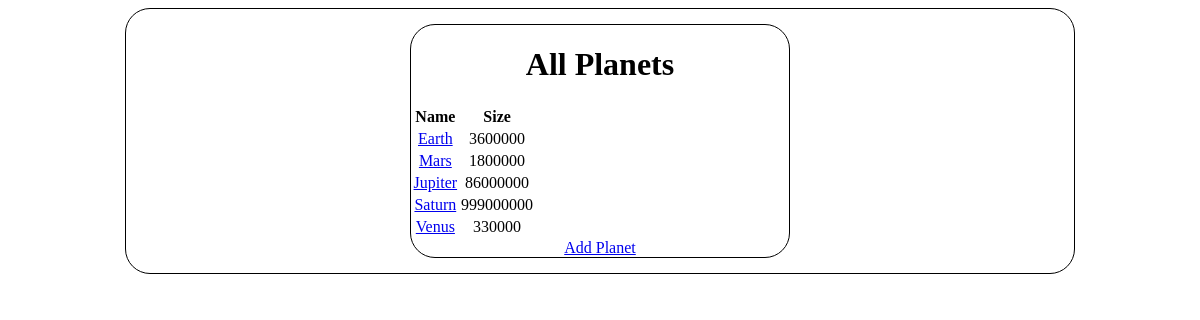
The page /planets on the database as committed earlier.
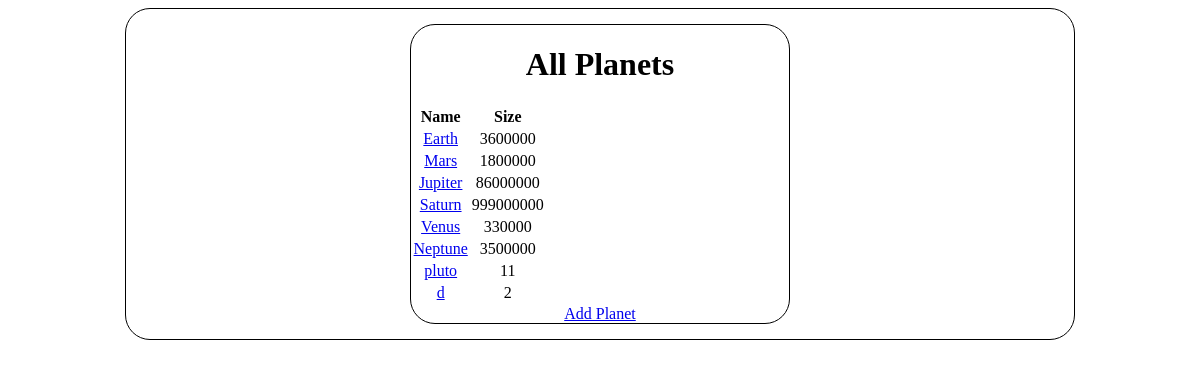
The same page on the database as committed later.
### first_app/models.py (models this page shows)
class Planet(models.Model):
    name = models.CharField(max_length=55)
    size = models.IntegerField()
    created_at = models.DateTimeField(auto_now_add=True)
    updated_at = models.DateTimeField(auto_now=True)
    objects = PlanetManager()
    def __repr__(self):
        return f'<Planet name: { self.name }>'

### first_app/views.py (the view)
# urls.py: path('planets', views.index),
def index(request):
    all_planets = Planet.objects.all()
    print(all_planets)
    context = {
        'planets': all_planets
    }
    return render(request, 'first_app/index.html', context)

### first_app/templates/first_app/index.html (shortened to what this page needs)
<!DOCTYPE html>
<html lang="en">
<head>
    {% load static %}
    <link rel="stylesheet" href="{% static 'style/index.css' %}">
</head>
<body>
    <div class="flex-container">
        <div>
            <h1>All Planets</h1>
            <table>
                <thead>
                    <tr>
                        <th>Name</th>
                        <th>Size</th>
                    </tr>
                </thead>
                <tbody>
                    {% for p in planets %}
                        <tr>
                            <td><a href="/planets/{{ p.id }}">{{ p.name }}</a></td>
                            <td>{{ p.size }}</td>
                        </tr>
                    {% endfor %}
                </tbody>
            </table>
            <a href="/planets/new">Add Planet</a>
        </div>
    </div>
</body>
</html>

### first_app/static/style/index.css (style rules this page uses)
body { display: flex; justify-content: center; }
.flex-container { display: flex; width: 80%; justify-content: center; }
.flex-container > div { width: 40%; text-align: center; margin: 15px; }
div { border: 1px solid black; border-radius: 25px; }

Rows that differ between the two databases and show on the page:
added Planet: name "Neptune", size "3500000"
added Planet: name "pluto", size "11"
added Planet: name "d", size "2"
